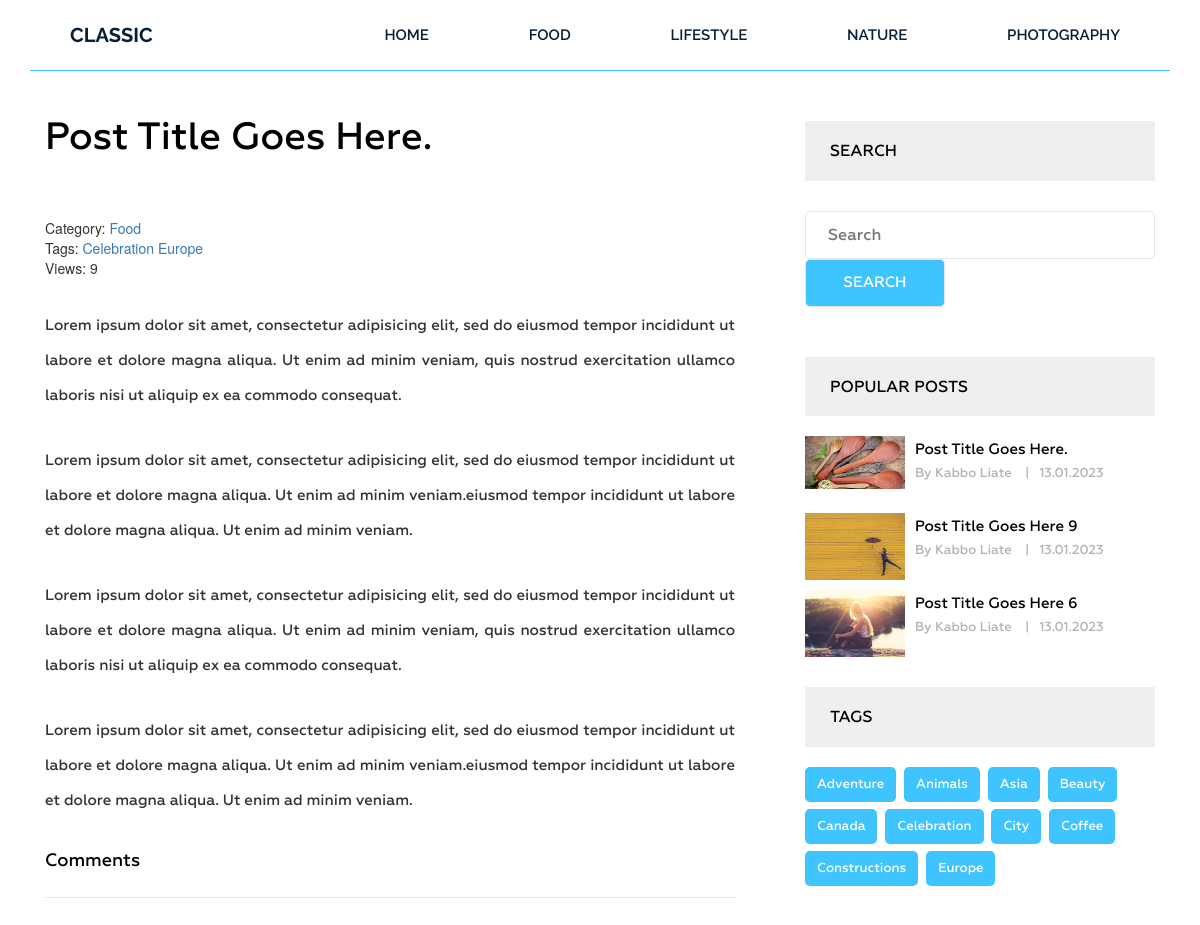
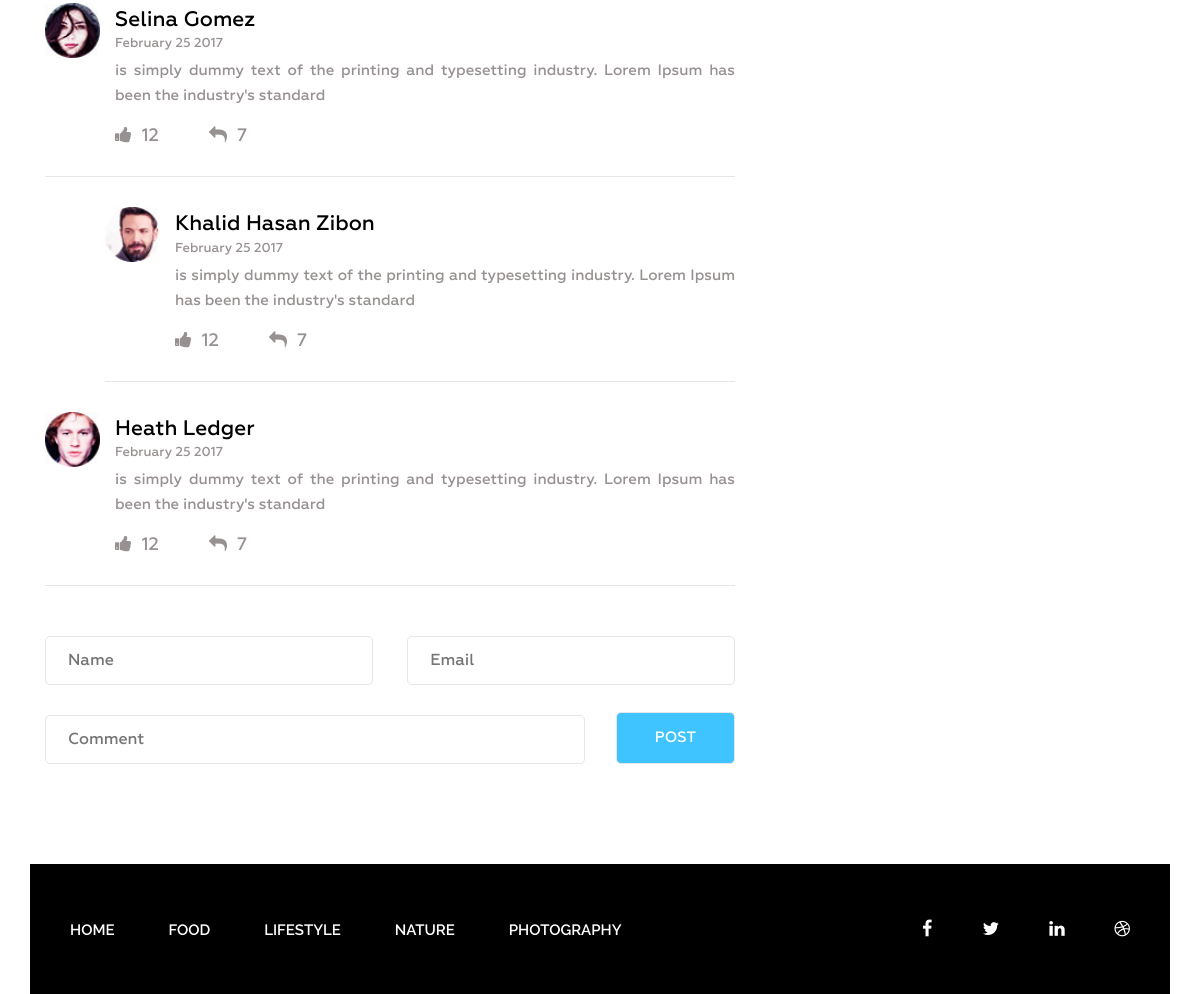
Page /post/post-title-goes-here/ on the committed database (2 pictures, top to bottom).
### blog/models.py (models this page shows, shortened)
class Category(models.Model):
    title = models.CharField(max_length=255)
    slug = models.SlugField(max_length=255, verbose_name='Url', unique=True)
    def __str__(self):
        return self.title
    def get_absolute_url(self):
        return reverse('category', kwargs={"slug": self.slug})
    class Meta:
        verbose_name = 'Категория(-ю)'
        verbose_name_plural = 'Категории'
        ordering = ['title']

class Post(models.Model):
    title = models.CharField(max_length=255)
    slug = models.SlugField(max_length=255, verbose_name='Url', unique=True)
    author = models.CharField(max_length=100)
    content = models.TextField(blank=True)
    created_at = models.DateTimeField(auto_now_add=True, verbose_name='Опубликовано')
    photo = models.ImageField(upload_to='photos/%Y/%m/%d/', blank=True)
    views = models.IntegerField(default=0, verbose_name='Количество просмотров')
    category = models.ForeignKey(Category, on_delete=models.PROTECT, related_name='posts')
    tags = models.ManyToManyField(Tag, blank=True, related_name='posts')
    def get_absolute_url(self):
        return reverse('post', kwargs={"slug": self.slug})
    class Meta:
        verbose_name = 'Статья(-ю)'
        verbose_name_plural = 'Статьи'
        ordering = ['-created_at']

class Tag(models.Model):
    title = models.CharField(max_length=50)
    slug = models.SlugField(max_length=50, verbose_name='Url', unique=True)
    def get_absolute_url(self):
        return reverse('tag', kwargs={"slug": self.slug})
    class Meta:
        verbose_name = 'Тег'
        verbose_name_plural = 'Теги'
        ordering = ['title']

### blog/views.py (the view)
# urls.py: path('post/<str:slug>/', GetPost.as_view(), name='post'),
class GetPost(DetailView):
    model = Post
    template_name = 'blog/single.html'
    context_object_name = 'post'
    def get_context_data(self, *, object_list=None, **kwargs):
        context = super().get_context_data(**kwargs)
        self.object.views = F('views') + 1
        self.object.save()
        self.object.refresh_from_db()
        return context

### blog/templatetags/menu.py (called while the page is built)
@register.inclusion_tag('blog/menu_tpl.html')
def show_menu(menu_class='menu'):
    categories = Category.objects.all();
    return {'categories': categories, 'menu_class': menu_class}

### blog/templatetags/sidebar.py (called while the page is built)
@register.inclusion_tag('blog/popular_post_tpl.html')
def get_popular(cnt=3):
    posts = Post.objects.order_by('-views')[:cnt]
    return {"posts": posts}

@register.inclusion_tag('blog/tags_tpl.html')
def get_tags():
    tags = Tag.objects.all()
    return {"tags": tags}

### blog/templates/blog/single.html (shortened to what this page needs)
{% extends 'base.html' %}
{% load static %}
{% load sidebar %}
{% block content %}
 <section class="single-blog-area">
            <div class="container">
                <div class="row">
                   <div class="col-md-12">
                    <div class="border-top">
                        <div class="col-md-8">
                        <div class="blog-area">
                            <div class="blog-area-part">
                                <h2>{{ post.title }}</h2>
                                <div class="single-content">
                                    <div>
                                        <span>Category: <a href="{{post.category.get_absolute_url}}">{{post.category}}</a></span>
                                        <br>
                                        {% if post.tags.exists %}
                                            <span>
                                                Tags:
                                                {% for tag in post.tags.all %}
                                                    <a href="{{tag.get_absolute_url}}">{{tag.title}}</a>
                                                {% endfor %}
                                            </span>
                                        <br>
                                        {% endif %}
                                        <span>Views: {{ post.views }}</span>
                                    </div>
                                    {{ post.content|safe }}
                                </div>
                            </div>
                            <div class="commententries">
                                <h3>Comments</h3>
                                <ul class="commentlist">
                                    <li>
                                        <article class="comment">
                                            <header class="comment-author">
                                                <img src="img/author-1.jpg" alt="">
                                            </header>
                                            <section class="comment-details">
                                                <div class="author-name">
                                                    <h5><a href="#">Selina Gomez</a></h5>
                                                    <p>February 25 2017</p>
                                                </div>
                                                <div class="comment-body">
                                                    <p>is simply dummy text of the printing and typesetting industry. Lorem Ipsum has been the industry's standard </p>
                                                </div>
                                                <div class="reply">
                                                    <p><span><a href="#"><i class="fa fa-thumbs-up" aria-hidden="true"></i></a>12</span><span><a href="#"><i class="fa fa-reply" aria-hidden="true"></i></a>7</span></p>
                                                </div>
                                            </section>
                                        </article>
                                        <ul class="children">
                                            <li>
                                                <article class="comment">
                                                    <header class="comment-author">
                                                        <img src="img/author-2.jpg" alt="">
                                                    </header>
                                                    <section class="comment-details">
                                                        <div class="author-name">
                                                            <h5><a href="#">Khalid Hasan Zibon</a></h5>
                                                            <p>February 25 2017</p>
                                                        </div>
                                                        <div class="comment-body">
                                                            <p>is simply dummy text of the printing and typesetting industry. Lorem Ipsum has been the industry's standard </p>
                                                        </div>
                                                        <div class="reply">
                                                            <p><span><a href="#"><i class="fa fa-thumbs-up" aria-hidden="true"></i></a>12</span><span><a href="#"><i class="fa fa-reply" aria-hidden="true"></i></a>7</span></p>
                                                        </div>
                                                    </section>
                                                </article>
                                            </li>
                                        </ul>
                                    </li>
                                    <li>
                                        <article class="comment">
                                            <header class="comment-author">
                                                <img src="img/author-3.jpg" alt="">
                                            </header>
                                            <section class="comment-details">
                                                <div class="author-name">
                                                    <h5><a href="#">Heath Ledger</a></h5>
                                                    <p>February 25 2017</p>
                                                </div>
                                                <div class="comment-body">
                                                    <p>is simply dummy text of the printing and typesetting industry. Lorem Ipsum has been the industry's standard </p>
                                                </div>
                                                <div class="reply">
                                                    <p><span><a href="#"><i class="fa fa-thumbs-up" aria-hidden="true"></i></a>12</span><span><a href="#"><i class="fa fa-reply" aria-hidden="true"></i></a>7</span></p>
                                                </div>
                                            </section>
                                        </article>
                                    </li>
                                </ul>
                            </div>
                            <form action="#" method="get">
                                <div class="name">
                                    <input type="text" name="" id="" placeholder="Name" class="name">
                                </div>
                                <div class="email">
                                    <input type="email" name="" id="" placeholder="Email" class="email">
                                </div>
                                <div class="comment">
                                    <input type="text" name="" id="" placeholder="Comment" class="comment">
                                </div>
                                <div class="post">
                                    <input type="submit" value="Post">
                                </div>
                            </form>
                        </div>
                    </div>
                    <div class="col-md-4">
 <div class="newsletter">
                            <h2 class="sidebar-title">Search</h2>
                            <form action="{% url 'search' %}" method="get">
                                <input type="text" name="s" placeholder="Search">
                                <input type="submit" value="Search">
                            </form>
                        </div>
                      {% get_popular 3 %}
                      {% get_tags %}
                    </div>
                    </div>
                    </div>
                </div>
            </div>
        </section>
{% endblock %}

### templates/base.html (shortened to what this page needs)
{% load static %}
{% load cache %}
<!DOCTYPE html>
<html lang="en">
<head>
    <link rel="stylesheet" href="{% static 'css/bootstrap.css' %}">
    <link rel="stylesheet" href="{% static 'css/font-awesome.min.css' %}">
    <link rel="stylesheet" href="{% static 'css/owl.carousel.min.css' %}">
    <link rel="stylesheet" href="{% static 'css/owl.theme.default.min.css' %}">
    <link rel="stylesheet" href="{% static 'style.css' %}">
    <link rel="stylesheet" href="{% static 'responsive.css' %}">
</head>
<body>
    <div class="wrapper">
        {% cache 20 header %}
        {% include 'inc/_header.html' %}
        {% endcache %}
        {% block content %} {% endblock %}
        {% cache 20 header %}
        {% include 'inc/_footer.html' %}
        {% endcache %}
    </div>
</body>
</html>

### blog/templates/blog/menu_tpl.html
<div class="{{menu_class}}">
    <ul>
        <li><a href="{% url 'home' %}">Home</a></li>
        {% for item in categories%}
        <li><a href="{{item.get_absolute_url}}">{{item.title}}</a></li>
        {% endfor %}
    </ul>
</div>

### blog/templates/blog/popular_post_tpl.html
  <h2 class="sidebar-title">Popular posts</h2>
  <div class="grid">
    {% for post in posts %}
      <div class="portfolio-item popular">
      {% if post.photo %}
      <img src="{{post.photo.url}}" alt="{{post.title}}">
      {%else%}
      <img src="https://picsum.photos/id/1060/300/201/?blur=2" alt="{{post.title}}">
      {%endif%}
      <div class="portfolio-text">
          <h5><a href="{{ post.get_absolute_url }}">{{ post.title }}</a></h5>
          <p>By {{post.author}} <span>|</span>{{post.created_at|date:"d.m.Y"}}</p>
      </div>
  </div>
    {% endfor %}
  </div>

### blog/templates/blog/tags_tpl.html
<div class="tags">
    <h2 class="sidebar-title">Tags</h2>
    {% for tag in tags %}
    <p><a href="{{ tag.get_absolute_url }}">{{tag.title}}</a></p>
    {% endfor %}
</div>

### templates/inc/_footer.html
{% load menu %}
<footer class="footer">
    <div class="container">
        <div class="row">
            <div class="col-md-12">
                <div class="footer-bg">
                    <div class="row">
                        <div class="col-md-9">
                            {% show_menu 'footer-menu' %}
                        </div>
                        <div class="col-md-3">
                            <div class="footer-icon">
                                <p><a href="#"><i class="fa fa-facebook" aria-hidden="true"></i></a><a href="#"><i class="fa fa-twitter" aria-hidden="true"></i></a><a href="#"><i class="fa fa-linkedin" aria-hidden="true"></i></a><a href="#"><i class="fa fa-dribbble" aria-hidden="true"></i></a></p>
                            </div>
                        </div>
                    </div> .
                </div>
            </div>
        </div>
    </div>
</footer>

### rows in the picture
Category: title "FOOD"
Category: title "LIFESTYLE"
Category: title "NATURE"
Category: title "PHOTOGRAPHY"
Post: title "Post Title Goes Here.", category "Food", views "9", content "Lorem ipsum dolor sit amet, consectetur adipisicing elit, sed do eiusmod tempor incididunt ut labore et dolore magna aliqua. Ut enim ad minim veniam, quis nostrud exercitation ullamco laboris nisi ut aliquip ex ea commodo consequat. Lorem ipsum dolor sit amet, consectetur adipisicing elit, sed do eiusmod tempor incididunt ut labore et dolore magna aliqua. Ut enim ad minim veniam.eiusmod tempor incididunt ut labore et dolore magna aliqua. Ut enim ad minim veniam. Lorem ipsum dolor sit amet, consectetur adipisicing elit, sed do eiusmod tempor incididunt ut labore et dolore magna aliqua. Ut enim ad minim veniam, quis nostrud exercitation ullamco laboris nisi ut aliquip ex ea commodo consequat.…", photo (picture), author "Kabbo Liate", created_at "13.01.2023"
Tag: title "Celebration"
Tag: title "Europe"
Post: photo (picture), title "Post Title Goes Here 9", author "Kabbo Liate", created_at "13.01.2023"
Post: photo (picture), title "Post Title Goes Here 6", author "Kabbo Liate", created_at "13.01.2023"
Tag: title "Adventure"
Tag: title "Animals"
Tag: title "Asia"
Tag: title "Beauty"
Tag: title "Canada"
Tag: title "City"
Tag: title "Coffee"
Tag: title "Constructions"
